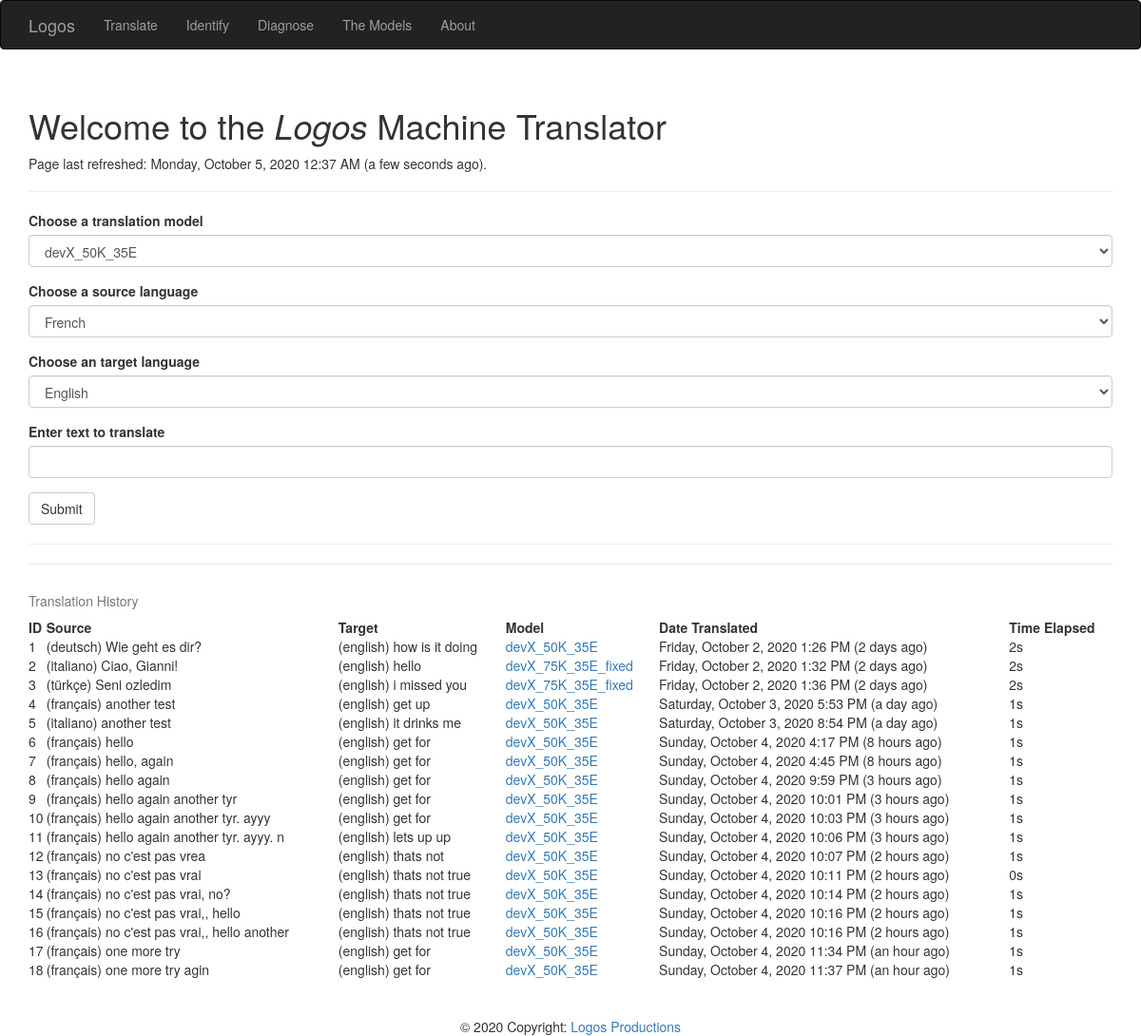
The page / on the database its author committed.
### app/models.py (models this page shows, shortened)
class Language(db.Model):
    __tablename__ = 'languages'
    id = db.Column(db.Integer, primary_key=True)
    code = db.Column(db.String(64), unique=True)
    name = db.Column(db.String(64))
    en_name = db.Column (db.String(64))

class Translation(db.Model):
    __tablename__ = 'translations'
    id = db.Column(db.Integer, primary_key=True)
    date = db.Column(db.DateTime())
    source_txt = db.Column(db.String(64), index=True)
    target_txt = db.Column(db.String(64), index=True)
    model_id = db.Column(db.Integer)
    elapsed_time = db.Column(db.String(64))

class TranslationModel(db.Model):
    __tablename__ = 'translation_models'
    id = db.Column(db.Integer, primary_key=True)
    date = db.Column(db.DateTime())
    name = db.Column(db.String(64))
    summary = db.Column(db.String(64))
    number_of_epochs = db.Column(db.Integer, db.ForeignKey('epochs.id'))
    number_of_sentences = db.Column(db.Integer, db.ForeignKey('subsets.id'))
    source_lang_id = db.Column(db.Integer)
    target_lang_id = db.Column(db.Integer)
    build_id = db.Column(db.Integer)
    model_path = db.Column(db.String)
    source_tokenizer = db.Column(db.String)
    source_max_length = db.Column(db.Integer)
    source_word_count = db.Column(db.Integer)
    target_tokenizer = db.Column(db.String)
    target_word_count = db.Column(db.Integer)
    target_max_length = db.Column(db.Integer)
    aws_bucket_name = db.Column(db.String(64))

### app/main/views.py (the view, shortened to what this page needs)
@main.route('/', methods=['GET', 'POST'])
def index():
    table_of_translation_history = [[   translation.id,
                                        translation.date,
                                        translation.source_txt,
                                        Language.query.filter_by(id=TranslationModel.query.filter_by(id=translation.model_id).first().source_lang_id).first().name,
                                        translation.target_txt,
                                        Language.query.filter_by(id=TranslationModel.query.filter_by(id=translation.model_id).first().target_lang_id).first().name,
                                        TranslationModel.query.filter_by(id=translation.model_id).first().name,
                                        translation.elapsed_time] \
                                        for translation in Translation.query.all()]
    form = TranslationForm()
    form.form_selection_model.choices = [f'{model.name}' for model in db.session.query(TranslationModel.name).distinct()]
    form.form_selection_input_lang.choices = [f'{Language.query.filter_by(id=model.source_lang_id).first().en_name}' \
        for model in db.session.query(TranslationModel.source_lang_id).distinct()]
    form.form_selection_output_lang.choices = [f'{Language.query.filter_by(id=model.target_lang_id).first().en_name}' \
        for model in db.session.query(TranslationModel.target_lang_id).distinct()]
    if 'model_name' in session:
        form.form_selection_model.data = session['model_name']
    if 'input_text' in session:
        form.form_string_input.data= session['input_text']
    if 'input_lang' in session:
        form.form_selection_input_lang.data = session['input_lang']
    if 'output_lang' in session:
        form.form_selection_output_lang.data= session['output_lang']
    return render_template('index.html',
                           form=form,
                           form_output=session.get('form_output'),
                           form_input=session.get('input_text'),
                           ouput_selection=session.get('output_lang'),
                           input_selection=session.get('input_lang'),
                           known=session.get('known', False),
                           table_of_translation_history=table_of_translation_history,
                           current_time=datetime.utcnow())

### app/main/forms.py
class TranslationForm(FlaskForm):
    form_selection_model = SelectField('Choose a translation model', validators=[DataRequired()])
    form_selection_input_lang = SelectField('Choose a source language', validators=[DataRequired()])
    form_selection_output_lang = SelectField('Choose an target language', validators=[DataRequired()])
    form_string_input = StringField('Enter text to translate', validators=[DataRequired()])
    submit = SubmitField('Submit')

### app/templates/index.html (shortened to what this page needs)
{% extends "base.html" %}
{% import "bootstrap/wtf.html" as wtf %}
{% block head %}
{{ super() }}
{% endblock %}
{% block page_content %}
<div class="page-header">
    <h1>Welcome to the <i>Logos</i> Machine Translator</h1>
    <p>Page last refreshed: {{ moment(current_time).format('LLLL') }}
      ({{ moment(current_time).fromNow(refresh=True) }}).</p>
</div>
{{ wtf.quick_form(form) }}
<hr/>
<hr/>
<div class="page=header">
    <table style="width:100%">
        <caption>Translation History</caption>
        <tr>
          <th>ID</th>
          <th>Source</th>
          <th>Target</th>
          <th>Model</th>
          <th>Date Translated</th>
          <th>Time Elapsed</th>
        </tr>
        {% for translation in table_of_translation_history %}
        <tr>
          <td>{{ translation[0] }}</td>
          <td>({{ translation[3] }}) {{ translation[2] }}</td>
          <td>({{ translation [5] }}) {{ translation[4] }}</td>
          <td><a href="/themodels" target="_blank">{{ translation[6] }}</a></td>
          <td>{{ moment(translation[1]).format('LLLL') }} ({{ moment(translation[1]).fromNow(refresh=True) }})</td>
          <td>{{ translation[7] }}</td>
        </tr>
        {% endfor %}
    </table>
</div>
<br/>
<br/>
<footer class="page-footer font-small blue pt-4">
    <div class="footer-copyright text-center py-3">© 2020 Copyright:
      <a href="https://www.notion.so/Logos-fa312d1eb5504c198090ff0da64bc511" target="_blank"> Logos Productions</a>
    </div>
  </footer>
  {% endblock %}

### app/templates/base.html (shortened to what this page needs)
{% extends "bootstrap/base.html" %}
{% block head %}
{{ super() }}
{% endblock %}
{% block navbar %}
<div class="navbar navbar-inverse" role="navigation">
    <div class="container">
        <div class="navbar-header">
            <a class="navbar-brand" href="{{ url_for('main.index') }}">Logos</a>
        </div>
        <div class="navbar-collapse collapse">
            <ul class="nav navbar-nav">
                <li><a href="{{ url_for('main.index') }}">Translate</a></li>
            </ul>
            <ul class="nav navbar-nav">
                <li><a href="{{ url_for('main.identify') }}">Identify</a></li>
            </ul>
            <ul class="nav navbar-nav">
                <li><a href="{{ url_for('main.diagnose') }}">Diagnose</a></li>
            </ul>
            <ul class="nav navbar-nav">
                <li><a href="{{ url_for('main.themodels') }}">The Models</a></li>
            </ul>
            <ul class="nav navbar-nav">
                <li><a href="{{ url_for('main.about') }}">About</a></li>
            </ul>
        </div>
    </div>
</div>
{% endblock %}
{% block content %}
<div class="container">
    {% block page_content %}{% endblock %}
</div>
{% endblock %}

### rows shown on the page
Translation: date "Friday, October 2, 2020 1:26 PM", date "2 days ago"
Translation: date "Friday, October 2, 2020 1:32 PM", date "2 days ago"
Translation: date "Friday, October 2, 2020 1:36 PM", date "2 days ago"
Translation: date "Saturday, October 3, 2020 5:53 PM", date "a day ago"
Translation: date "Saturday, October 3, 2020 8:54 PM", date "a day ago"
Translation: date "Sunday, October 4, 2020 4:17 PM", date "8 hours ago"
Translation: date "Sunday, October 4, 2020 4:45 PM", date "8 hours ago"
Translation: date "Sunday, October 4, 2020 9:59 PM", date "3 hours ago"
Translation: date "Sunday, October 4, 2020 10:01 PM", date "3 hours ago"
Translation: date "Sunday, October 4, 2020 10:03 PM", date "3 hours ago"
Translation: date "Sunday, October 4, 2020 10:06 PM", date "3 hours ago"
Translation: date "Sunday, October 4, 2020 10:07 PM", date "2 hours ago"
Translation: date "Sunday, October 4, 2020 10:11 PM", date "2 hours ago"
Translation: date "Sunday, October 4, 2020 10:14 PM", date "2 hours ago"
Translation: date "Sunday, October 4, 2020 10:16 PM", date "2 hours ago"
Translation: date "Sunday, October 4, 2020 10:16 PM", date "2 hours ago"
Translation: date "Sunday, October 4, 2020 11:34 PM", date "an hour ago"
Translation: date "Sunday, October 4, 2020 11:37 PM", date "an hour ago"

### other values the page prints
{{ translation[0] }} "1" "2" "3" "4" "5" "6" "7" "8" "9" "10" "11" "12" "13" "14" "15" "16" "17" "18"
